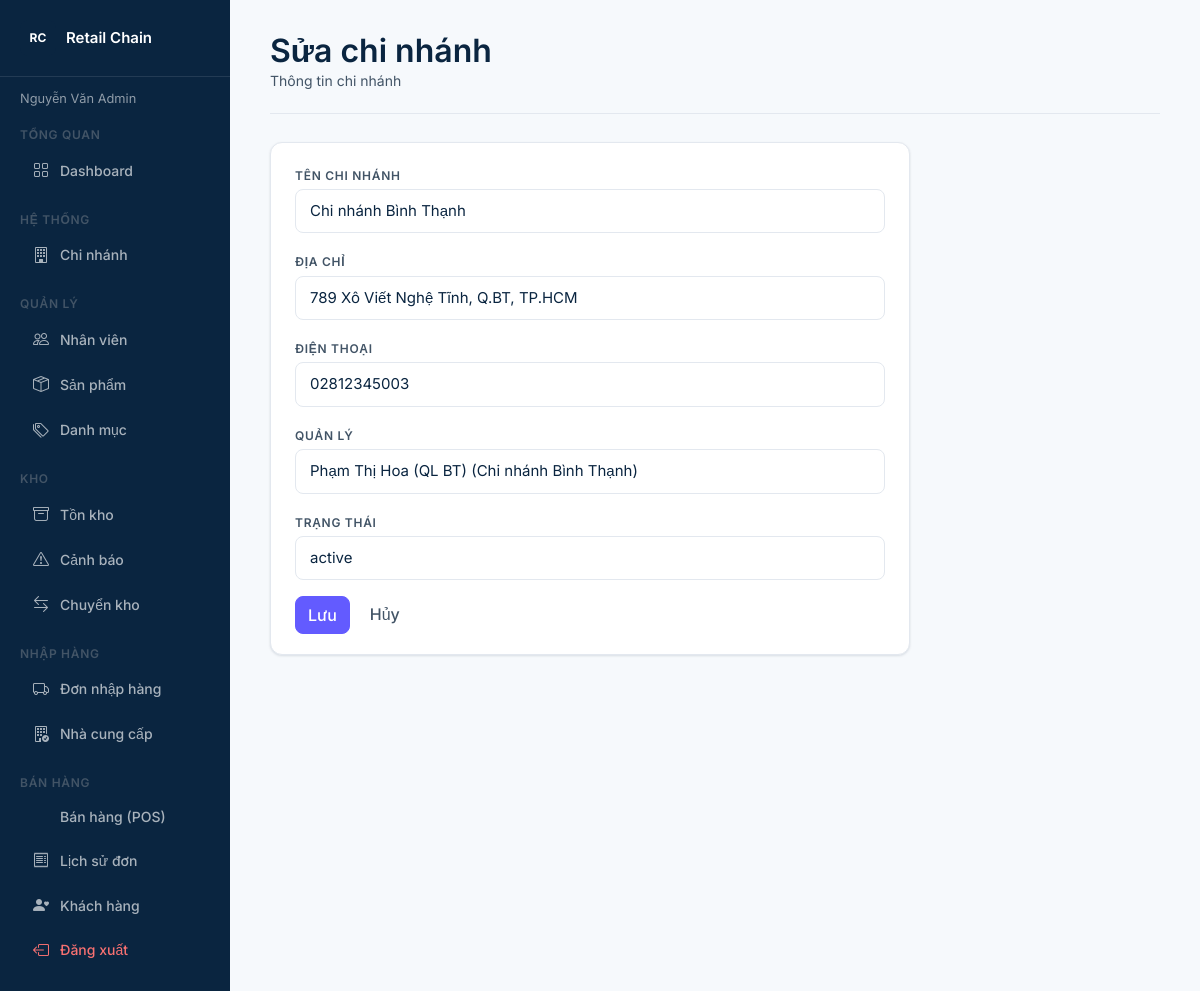
Screenshot of /public/admin/editBranch/3 (signed in) with the database file from the repository.
### tables this page shows
CREATE TABLE branches (
    branch_id  INT UNSIGNED  AUTO_INCREMENT PRIMARY KEY,
    name       VARCHAR(100)  NOT NULL,
    address    VARCHAR(255)  NOT NULL,
    phone      VARCHAR(20),
    manager_id INT UNSIGNED  NULL COMMENT 'FK → users.user_id, thêm sau',
    status     ENUM('active','inactive') DEFAULT 'active',
    created_at TIMESTAMP     DEFAULT CURRENT_TIMESTAMP
);

CREATE TABLE users (
    user_id       INT UNSIGNED  AUTO_INCREMENT PRIMARY KEY,
    branch_id     INT UNSIGNED  NOT NULL,
    role_id       INT UNSIGNED  NOT NULL,
    full_name     VARCHAR(100)  NOT NULL,
    email         VARCHAR(100)  NOT NULL UNIQUE,
    password_hash VARCHAR(255)  NOT NULL COMMENT 'bcrypt hash',
    phone         VARCHAR(20),
    status        ENUM('active','inactive') DEFAULT 'active',
    created_at    TIMESTAMP     DEFAULT CURRENT_TIMESTAMP,
    CONSTRAINT fk_user_branch FOREIGN KEY (branch_id) REFERENCES branches(branch_id),
    CONSTRAINT fk_user_role   FOREIGN KEY (role_id)   REFERENCES roles(role_id)
);

### core/Controller.php (called while the page is built, shortened)
<?php
class Controller
{
    protected function view(string $path, array $data = []): void
    {
        extract($data, EXTR_SKIP);
        require_once APP_ROOT . '/app/Views/layouts/header.php';
        require_once APP_ROOT . '/app/Views/' . $path . '.php';
        require_once APP_ROOT . '/app/Views/layouts/footer.php';
    }
}

### app/Controllers/AdminController.php (called while the page is built, shortened)
<?php
require_once APP_ROOT . '/app/Models/User.php';
class AdminController extends Controller
{
    public function editBranch(?string $id): void
    {
        $userModel = new User();
        $branch = $userModel->findBranchById((int) $id);
        $this->view('admin/branch_form', [
            'branch'   => $branch,
            'managers' => $userModel->getManagersForSelect(),
        ]);
    }
}

### core/App.php (called while the page is built, shortened)
<?php
class App
{
    public function __construct()
    {
        $url   = trim($_GET['url'] ?? 'auth/login', '/');
        $parts = $url !== '' ? explode('/', $url) : ['auth', 'login'];
        $method         = $parts[1] ?? 'index';
        $param          = $parts[2] ?? null;
        $ctrl = new $controllerName();
        $ctrl->$method($param);
    }
}

### public/index.php (called while the page is built, shortened)
<?php
require_once APP_ROOT . '/config/database.php';
require_once APP_ROOT . '/core/Database.php';
require_once APP_ROOT . '/core/Controller.php';
require_once APP_ROOT . '/core/App.php';
new App();

### core/Database.php (called while the page is built, shortened)
<?php
class Database
{
    private static ?PDO $instance = null;
    public static function getInstance(): PDO
    {
        $dsn = 'mysql:host=' . DB_HOST . ';dbname=' . DB_NAME . ';charset=utf8mb4';
        self::$instance = new PDO($dsn, DB_USER, DB_PASS, [
            PDO::ATTR_ERRMODE            => PDO::ERRMODE_EXCEPTION,
            PDO::ATTR_DEFAULT_FETCH_MODE => PDO::FETCH_ASSOC,
            PDO::ATTR_EMULATE_PREPARES   => false,
        ]);
        return self::$instance;
    }
}

### app/Models/User.php (called while the page is built, shortened)
<?php
require_once APP_ROOT . '/core/Database.php';
class User
{
    private PDO $db;
    public function __construct()
    {
        $this->db = Database::getInstance();
    }
    public function findBranchById(int $id): array|false
    {
        $stmt = $this->db->prepare('SELECT * FROM branches WHERE branch_id = ?');
        $stmt->execute([$id]);
        return $stmt->fetch();
    }
    public function getManagersForSelect(): array
    {
        return $this->db->query(
            "SELECT u.user_id, u.full_name, b.name AS branch_name
             FROM users u JOIN branches b ON b.branch_id = u.branch_id
             JOIN roles r ON r.role_id = u.role_id
             WHERE r.role_name = 'manager' AND u.status = 'active'
             ORDER BY u.full_name"
        )->fetchAll();
    }
}

### app/Views/admin/branch_form.php (the view, shortened to what this page needs)
<?php $isEdit = !empty($branch); ?>
<div class="stripe-page-header">
    <div>
        <h1 class="h1 mb-0"><?= $isEdit ? 'Sửa chi nhánh' : 'Thêm chi nhánh' ?></h1>
        <p class="subtext mb-0">Thông tin chi nhánh</p>
    </div>
</div>
<div class="stripe-card" style="max-width:640px">
    <form method="post" action="<?= BASE_URL ?>/admin/<?= $isEdit ? 'updateBranch/' . (int) $branch['branch_id'] : 'storeBranch' ?>">
        <div class="mb-3">
            <label class="label-text mb-1">Tên chi nhánh</label>
            <input type="text" name="name" class="form-control stripe-input" required value="<?= htmlspecialchars($branch['name'] ?? '') ?>">
        </div>
        <div class="mb-3">
            <label class="label-text mb-1">Địa chỉ</label>
            <input type="text" name="address" class="form-control stripe-input" required value="<?= htmlspecialchars($branch['address'] ?? '') ?>">
        </div>
        <div class="mb-3">
            <label class="label-text mb-1">Điện thoại</label>
            <input type="text" name="phone" class="form-control stripe-input" value="<?= htmlspecialchars($branch['phone'] ?? '') ?>">
        </div>
        <?php if ($isEdit): ?>
        <div class="mb-3">
            <label class="label-text mb-1">Quản lý</label>
            <select name="manager_id" class="form-select stripe-input">
                <?php foreach ($managers as $m): ?>
                <option value="<?= (int) $m['user_id'] ?>" <?= (int)($branch['manager_id'] ?? 0) === (int)$m['user_id'] ? 'selected' : '' ?>>
                    <?= htmlspecialchars($m['full_name'] . ' (' . $m['branch_name'] . ')') ?>
                </option>
                <?php endforeach; ?>
            </select>
        </div>
        <div class="mb-3">
            <label class="label-text mb-1">Trạng thái</label>
            <select name="status" class="form-select stripe-input">
                <option value="active" <?= ($branch['status'] ?? '') === 'active' ? 'selected' : '' ?>>active</option>
            </select>
        </div>
        <?php endif; ?>
        <div class="d-flex gap-2">
            <button type="submit" class="btn btn-primary">Lưu</button>
            <a href="<?= BASE_URL ?>/admin/branches" class="btn btn-ghost">Hủy</a>
        </div>
    </form>
</div>

### public/css/style.css (style rules this page uses)
:root { --color-primary: #0A2540; --color-accent: #635BFF; --color-secondary: #425466; --color-neutral: #F6F9FC; --color-surface: #FFFFFF; --color-border: #E3E8EF; --color-text: #0A2540; --color-subtext: #425466; --color-success: #27AE60; --color-warning: #F39C12; --color-danger: #E74C3C; --color-info: #635BFF; --radius-sm: 6px; --radius-md: 8px; --radius-lg: 12px; --radius-pill: 999px; --shadow-card: 0 1px 3px rgba(10, 37, 64, 0.08), 0 1px 2px rgba(10, 37, 64, 0.05); --shadow-md: 0 4px 12px rgba(10, 37, 64, 0.1); }
body { background: var(--color-neutral); color: var(--color-text); font-family: 'Inter', sans-serif; }
a { color: var(--color-accent); text-decoration: none; }
h1, .h1 { font-size: 2rem; font-weight: 600; color: var(--color-primary); }
body, .body { font-size: 0.9375rem; font-weight: 400; line-height: 1.6; }
.label-text { font-size: 0.75rem; font-weight: 600; letter-spacing: 0.06em; text-transform: uppercase; color: var(--color-secondary); }
.subtext { font-size: 0.875rem; color: var(--color-secondary); }
.btn { box-shadow: none !important; transition: all 0.15s ease; }
.btn-primary { background: var(--color-accent); border-color: var(--color-accent); color: #fff; border-radius: var(--radius-md); font-weight: 500; }
.btn-ghost { background: transparent; border: none; color: var(--color-secondary); border-radius: var(--radius-md); font-weight: 500; }
.stripe-input { border: 1px solid var(--color-border); border-radius: var(--radius-md); padding: 0.625rem 0.875rem; font-size: 0.9375rem; color: var(--color-text); background: var(--color-surface); transition: border-color 0.15s, box-shadow 0.15s; }
.form-control.stripe-input, .form-select.stripe-input { border: 1px solid var(--color-border); }
.stripe-card { background: var(--color-surface); border: 1px solid var(--color-border); border-radius: var(--radius-lg); padding: 1.25rem 1.5rem; box-shadow: var(--shadow-card); }
.stripe-page-header { display: flex; align-items: center; justify-content: space-between; margin-bottom: 1.75rem; padding-bottom: 1.25rem; border-bottom: 1px solid var(--color-border); flex-wrap: wrap; gap: 1rem; }

### rows the page displays
branches: name "Chi nhánh Bình Thạnh", address "789 Xô Viết Nghệ Tĩnh, Q.BT, TP.HCM", phone "02812345003", manager_id "Phạm Thị Hoa (QL BT) (Chi nhánh Bình Thạnh)", status "active"

### other values shown
$_SESSION['full_name'] "Nguyễn Văn Admin"
